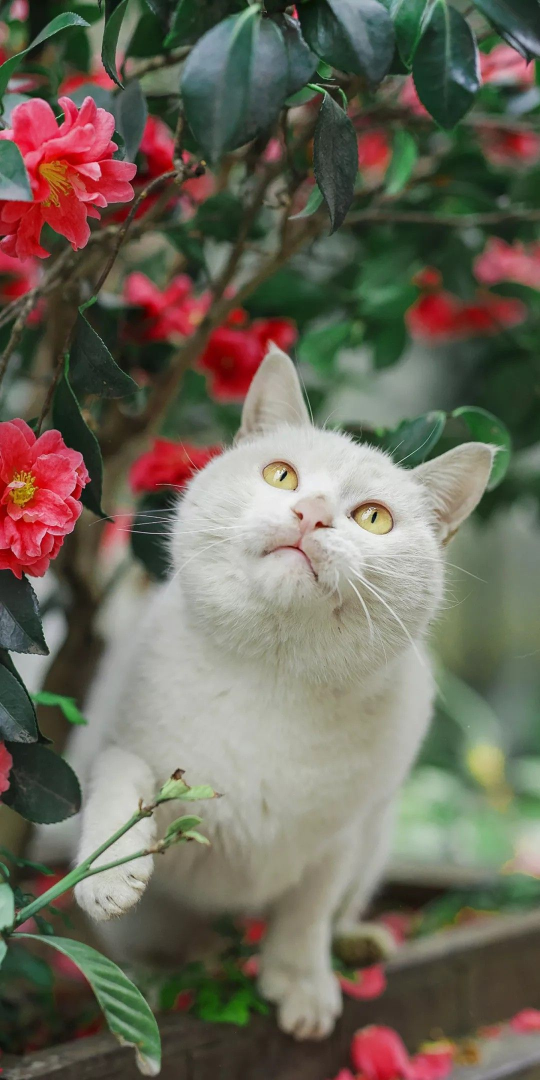
#> input picture white_cat.jpg, 1080 x 2160 px, given in place of cat.jpg, which was not available (shown at 1/2 size)
$ jupyter execute view.ipynb   (older library calls are emulated)
#> lines starting #> are read from the running program, lines starting #| are printed output that depends on the picture; after the words box and inside, x2 and y2 are one past the last pixel; in counts of white or black regions, pixels touching at a corner belong together; pictures that were not available may be replaced by others from this repository, and a replacement may not be noted
#> in read_preprocess, img is the input picture: shape (2160, 1080, 3); mean B, G, R 90.1, 103.9, 109.4
### image_processing.py
"""
Image processing helpers.
"""
import random
import cv2 as cv
import numpy as np
from file_operations import check_dir


# [20 lines left out: function add_noise, not called in this run]


def image_resize(img, width=None, height=None, inter=cv.INTER_AREA):
    """ Resizes image keeping aspect ratio. """
#> called with width = 500, height = 500, inter = 3

    dim = None
    [h, w] = img.shape[:2]
#> h = 2160; w = 1080
    print(h, w)
#| 2160 1080
    if width is None and height is None:
        return img
    if height is not None and height < h:
        r = height / float(h)
#> r = 0.231
        dim = (int(w * r), height)
#> dim = (250, 500)
        [w, h] = dim
#> w = 250; h = 500
    if width is not None and width < w:
        r = width / float(w)
        dim = (width, int(h * r))

    print(dim, height, width)
#| (250, 500) 500 500
    resized = cv.resize(img, dim, interpolation=inter)
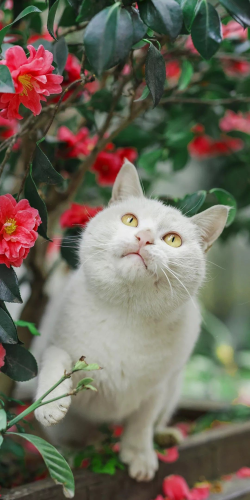
#> resized: shape (500, 250, 3); mean B, G, R 90.1, 103.9, 109.4
    return resized

def read_preprocess(img_path, resize=False, height_resize=None, width_resize=None, noise=False, rate=0.005):
    """ Image pre-processing routine. """

    print('Pre-processing...')
    img = cv.imread(img_path)

    if(resize):
        img = image_resize(img, height=height_resize, width=width_resize)

    # Ex.: "salt_pepper"
    if(noise):
        img = add_noise(img, noise, rate=rate)

    img = cv.cvtColor(img, cv.COLOR_BGR2GRAY)
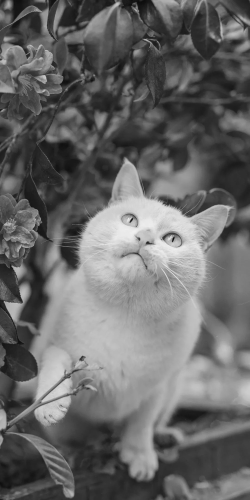
#> img: shape (500, 250); min 11, max 240, mean 104

    print('Image loaded.')
    return img


def save_img(dir_path, file_name, img):
    """ Saves image and checks for save location. """

    print('Saving image...')
    if check_dir(dir_path, make_dir=True):
        try:
            cv.imwrite(f'{dir_path + file_name}', np.float32(img))
            print(f'Image saved successfully at: {dir_path + file_name}')
        except Exception as e:
            print(f'Failed to save to {file_name}.\nReason: {e}')
            return False

### view.ipynb
[cell 1]
import os

from typing import Sequence
from collections import Counter

import cv2 as cv
import numpy as np
from scipy.ndimage.measurements import mean
from skimage.metrics import structural_similarity as ssim

from matplotlib import pyplot as plt

from cellular_automaton import CellularAutomaton, EdgeRule, MooreNeighbourhood
from image_processing import save_img, read_preprocess


class ImageCA(CellularAutomaton):
    """
    Implementation of cellular automaton using grayscale image pixel values as initial state.
    """

    def __init__(self, dimension, image, ruleset):
        super().__init__(dimension=dimension, image=image, ruleset=ruleset,
                         neighbourhood=MooreNeighbourhood(EdgeRule.IGNORE_EDGE_CELLS))

    # [75 lines left out: functions init_cell_state, evolve_rule, __del__, configure_and_save, compare_ssim, not called in this run]


def view_decomposed():
    img = read_preprocess("./samples/clean/cat.jpg", resize=True, height_resize=500, width_resize=500)

    imgs = dict()
    imgs["cat"] = img
    for x in range(25, 255, 25):
        ret, thresh = cv.threshold(img, x, 255, cv.THRESH_BINARY)
        imgs[f'cat_{x}'] = thresh
#> this loop made 10 passes
#> ret on passes 1 to 10: 25, 50, 75, 100, 125, 150, 175, 200, 225, 250
#> pass 1, in view_decomposed, `ret, thresh = cv.threshold(img, x, 255, cv.THRESH_BINARY)`:
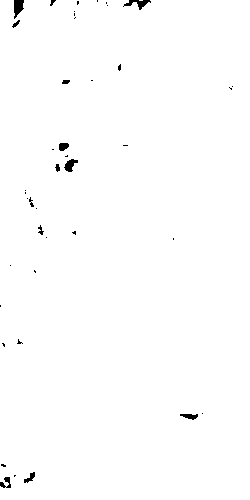
#> thresh: shape (500, 250); 99.3% white; 42 black regions (30 under 20 px), largest, box (x1, y1, x2, y2) and area: (14, 0, 24, 19) 130, (123, 0, 151, 10) 116, (64, 159, 78, 172) 101
#> pass 2, in view_decomposed, `ret, thresh = cv.threshold(img, x, 255, cv.THRESH_BINARY)`:
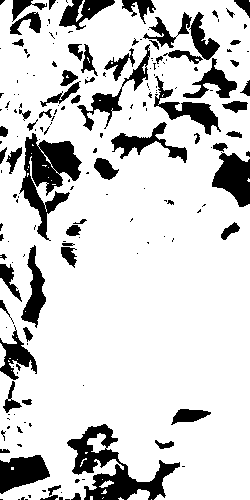
#> thresh: shape (500, 250); 82.1% white; 185 black regions (120 under 20 px), largest, box (x1, y1, x2, y2) and area: (67, 424, 180, 500) 3020, (19, 133, 82, 241) 2890, (212, 152, 250, 207) 1329
#> pass 3, in view_decomposed, `ret, thresh = cv.threshold(img, x, 255, cv.THRESH_BINARY)`:
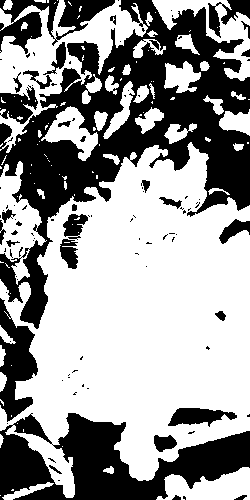
#> thresh: shape (500, 250); 60.5% white; 104 black regions (75 under 20 px), largest, box (x1, y1, x2, y2) and area: (0, 0, 250, 329) 27690, (0, 413, 250, 500) 11324, (0, 0, 115, 54) 2597
#> after the loop, imgs = 11 items

    for i, (title, img) in enumerate(imgs.items()):
        save_img("./view/decomposed/", f"{title}.jpg", img)
#> this loop made 1 pass
#> title on pass 1: 'cat'
#> (printed output is left out)
        # [10 lines of commented-out code are left out]


view_decomposed()
#> (the call stopped at in save_img, `if check_dir(dir_path, make_dir=True):`: file_operations is not available in this run)
